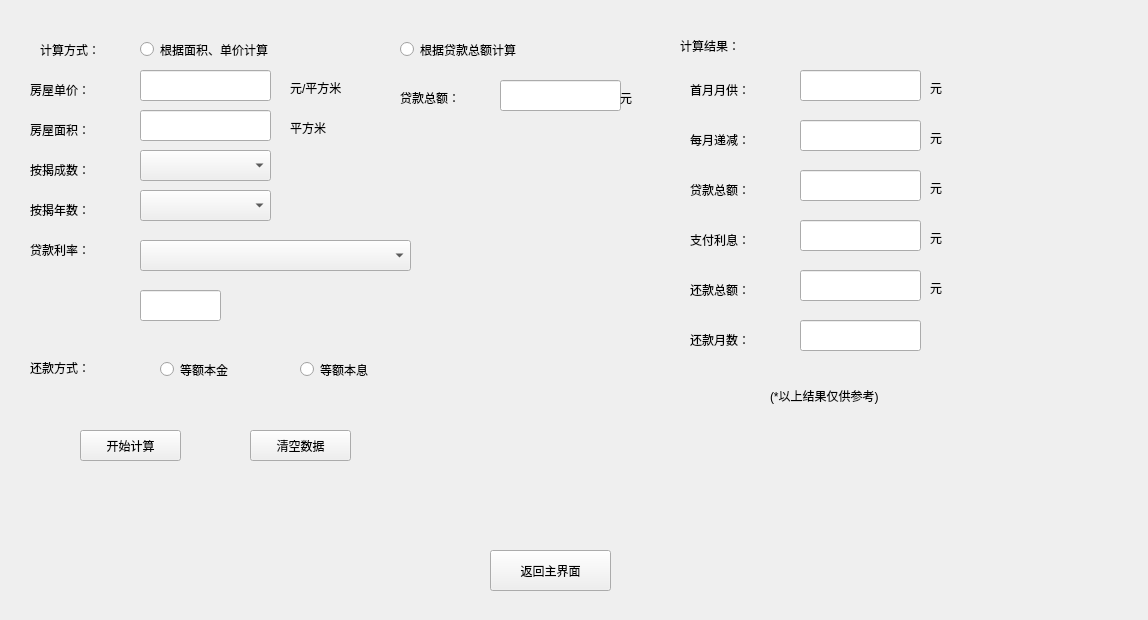
<?xml version="1.0" encoding="UTF-8"?>
<ui version="4.0">
 <class>gjjdk</class>
 <widget class="QWidget" name="gjjdk">
  <property name="geometry">
   <rect>
    <x>0</x>
    <y>0</y>
    <width>1148</width>
    <height>620</height>
   </rect>
  </property>
  <property name="minimumSize">
   <size>
    <width>1148</width>
    <height>620</height>
   </size>
  </property>
  <property name="maximumSize">
   <size>
    <width>1148</width>
    <height>620</height>
   </size>
  </property>
  <property name="windowTitle">
   <string>公积金贷款</string>
  </property>
  <property name="windowIcon">
   <iconset resource="res.qrc">
    <normaloff>:/image/tubiao.png</normaloff>:/image/tubiao.png</iconset>
  </property>
  <widget class="QPushButton" name="pushButton">
   <property name="geometry">
    <rect>
     <x>490</x>
     <y>550</y>
     <width>121</width>
     <height>41</height>
    </rect>
   </property>
   <property name="styleSheet">
    <string notr="true">font: 12pt &quot;楷体&quot;;</string>
   </property>
   <property name="text">
    <string>返回主界面</string>
   </property>
  </widget>
  <widget class="QLabel" name="label">
   <property name="geometry">
    <rect>
     <x>40</x>
     <y>40</y>
     <width>101</width>
     <height>20</height>
    </rect>
   </property>
   <property name="styleSheet">
    <string notr="true">font: 11pt &quot;楷体&quot;;</string>
   </property>
   <property name="text">
    <string>计算方式：</string>
   </property>
  </widget>
  <widget class="QRadioButton" name="radioButton">
   <property name="geometry">
    <rect>
     <x>140</x>
     <y>40</y>
     <width>201</width>
     <height>19</height>
    </rect>
   </property>
   <property name="styleSheet">
    <string notr="true">font: 11pt &quot;楷体&quot;;</string>
   </property>
   <property name="text">
    <string>根据面积、单价计算</string>
   </property>
  </widget>
  <widget class="QRadioButton" name="radioButton_2">
   <property name="geometry">
    <rect>
     <x>400</x>
     <y>40</y>
     <width>151</width>
     <height>19</height>
    </rect>
   </property>
   <property name="styleSheet">
    <string notr="true">font: 11pt &quot;楷体&quot;;</string>
   </property>
   <property name="text">
    <string>根据贷款总额计算</string>
   </property>
  </widget>
  <widget class="QLabel" name="label_5">
   <property name="geometry">
    <rect>
     <x>30</x>
     <y>200</y>
     <width>101</width>
     <height>20</height>
    </rect>
   </property>
   <property name="styleSheet">
    <string notr="true">font: 11pt &quot;楷体&quot;;</string>
   </property>
   <property name="text">
    <string>按揭年数：</string>
   </property>
  </widget>
  <widget class="QComboBox" name="comboBox_3">
   <property name="geometry">
    <rect>
     <x>140</x>
     <y>240</y>
     <width>271</width>
     <height>31</height>
    </rect>
   </property>
   <property name="styleSheet">
    <string notr="true">font: 11pt &quot;楷体&quot;;</string>
   </property>
  </widget>
  <widget class="QLineEdit" name="lineEdit">
   <property name="geometry">
    <rect>
     <x>140</x>
     <y>290</y>
     <width>81</width>
     <height>31</height>
    </rect>
   </property>
   <property name="styleSheet">
    <string notr="true">font: 11pt &quot;楷体&quot;;</string>
   </property>
  </widget>
  <widget class="QComboBox" name="comboBox_2">
   <property name="geometry">
    <rect>
     <x>140</x>
     <y>190</y>
     <width>131</width>
     <height>31</height>
    </rect>
   </property>
   <property name="styleSheet">
    <string notr="true">font: 11pt &quot;楷体&quot;;</string>
   </property>
  </widget>
  <widget class="QLabel" name="label_7">
   <property name="geometry">
    <rect>
     <x>30</x>
     <y>240</y>
     <width>101</width>
     <height>20</height>
    </rect>
   </property>
   <property name="styleSheet">
    <string notr="true">font: 11pt &quot;楷体&quot;;</string>
   </property>
   <property name="text">
    <string>贷款利率：</string>
   </property>
  </widget>
  <widget class="QLabel" name="label_6">
   <property name="geometry">
    <rect>
     <x>30</x>
     <y>360</y>
     <width>81</width>
     <height>16</height>
    </rect>
   </property>
   <property name="styleSheet">
    <string notr="true">font: 11pt &quot;楷体&quot;;</string>
   </property>
   <property name="text">
    <string>还款方式：</string>
   </property>
  </widget>
  <widget class="QRadioButton" name="radioButton_3">
   <property name="geometry">
    <rect>
     <x>160</x>
     <y>360</y>
     <width>111</width>
     <height>19</height>
    </rect>
   </property>
   <property name="styleSheet">
    <string notr="true">font: 11pt &quot;楷体&quot;;</string>
   </property>
   <property name="text">
    <string>等额本金</string>
   </property>
  </widget>
  <widget class="QRadioButton" name="radioButton_4">
   <property name="geometry">
    <rect>
     <x>300</x>
     <y>360</y>
     <width>101</width>
     <height>19</height>
    </rect>
   </property>
   <property name="styleSheet">
    <string notr="true">font: 11pt &quot;楷体&quot;;</string>
   </property>
   <property name="text">
    <string>等额本息</string>
   </property>
  </widget>
  <widget class="QWidget" name="widget" native="true">
   <property name="geometry">
    <rect>
     <x>20</x>
     <y>50</y>
     <width>371</width>
     <height>141</height>
    </rect>
   </property>
   <widget class="QLabel" name="label_2">
    <property name="geometry">
     <rect>
      <x>10</x>
      <y>30</y>
      <width>91</width>
      <height>20</height>
     </rect>
    </property>
    <property name="styleSheet">
     <string notr="true">font: 11pt &quot;楷体&quot;;</string>
    </property>
    <property name="text">
     <string>房屋单价：</string>
    </property>
   </widget>
   <widget class="QLabel" name="label_3">
    <property name="geometry">
     <rect>
      <x>10</x>
      <y>70</y>
      <width>81</width>
      <height>20</height>
     </rect>
    </property>
    <property name="styleSheet">
     <string notr="true">font: 11pt &quot;楷体&quot;;</string>
    </property>
    <property name="text">
     <string>房屋面积：</string>
    </property>
   </widget>
   <widget class="QLineEdit" name="lineEdit_3">
    <property name="geometry">
     <rect>
      <x>120</x>
      <y>20</y>
      <width>131</width>
      <height>31</height>
     </rect>
    </property>
    <property name="styleSheet">
     <string notr="true">font: 11pt &quot;楷体&quot;;</string>
    </property>
   </widget>
   <widget class="QLineEdit" name="lineEdit_4">
    <property name="geometry">
     <rect>
      <x>120</x>
      <y>60</y>
      <width>131</width>
      <height>31</height>
     </rect>
    </property>
    <property name="styleSheet">
     <string notr="true">font: 11pt &quot;楷体&quot;;</string>
    </property>
   </widget>
   <widget class="QLabel" name="label_4">
    <property name="geometry">
     <rect>
      <x>10</x>
      <y>110</y>
      <width>81</width>
      <height>20</height>
     </rect>
    </property>
    <property name="styleSheet">
     <string notr="true">font: 11pt &quot;楷体&quot;;</string>
    </property>
    <property name="text">
     <string>按揭成数：</string>
    </property>
   </widget>
   <widget class="QComboBox" name="comboBox">
    <property name="geometry">
     <rect>
      <x>120</x>
      <y>100</y>
      <width>131</width>
      <height>31</height>
     </rect>
    </property>
    <property name="styleSheet">
     <string notr="true">font: 11pt &quot;楷体&quot;;</string>
    </property>
   </widget>
   <widget class="QLabel" name="label_9">
    <property name="geometry">
     <rect>
      <x>270</x>
      <y>30</y>
      <width>81</width>
      <height>16</height>
     </rect>
    </property>
    <property name="styleSheet">
     <string notr="true">font: 11pt &quot;楷体&quot;;</string>
    </property>
    <property name="text">
     <string>元/平方米</string>
    </property>
   </widget>
   <widget class="QLabel" name="label_18">
    <property name="geometry">
     <rect>
      <x>270</x>
      <y>70</y>
      <width>91</width>
      <height>16</height>
     </rect>
    </property>
    <property name="styleSheet">
     <string notr="true">font: 11pt &quot;楷体&quot;;</string>
    </property>
    <property name="text">
     <string>平方米</string>
    </property>
   </widget>
  </widget>
  <widget class="QWidget" name="widget_2" native="true">
   <property name="geometry">
    <rect>
     <x>390</x>
     <y>60</y>
     <width>261</width>
     <height>80</height>
    </rect>
   </property>
   <widget class="QLineEdit" name="lineEdit_2">
    <property name="geometry">
     <rect>
      <x>110</x>
      <y>20</y>
      <width>121</width>
      <height>31</height>
     </rect>
    </property>
    <property name="styleSheet">
     <string notr="true">font: 11pt &quot;楷体&quot;;</string>
    </property>
   </widget>
   <widget class="QLabel" name="label_8">
    <property name="geometry">
     <rect>
      <x>10</x>
      <y>30</y>
      <width>91</width>
      <height>16</height>
     </rect>
    </property>
    <property name="styleSheet">
     <string notr="true">font: 11pt &quot;楷体&quot;;</string>
    </property>
    <property name="text">
     <string>贷款总额：</string>
    </property>
   </widget>
   <widget class="QLabel" name="label_19">
    <property name="geometry">
     <rect>
      <x>230</x>
      <y>30</y>
      <width>21</width>
      <height>16</height>
     </rect>
    </property>
    <property name="styleSheet">
     <string notr="true">font: 11pt &quot;楷体&quot;;</string>
    </property>
    <property name="text">
     <string>元</string>
    </property>
   </widget>
  </widget>
  <widget class="QWidget" name="widget_3" native="true">
   <property name="geometry">
    <rect>
     <x>660</x>
     <y>20</y>
     <width>421</width>
     <height>471</height>
    </rect>
   </property>
   <widget class="QLabel" name="label_10">
    <property name="geometry">
     <rect>
      <x>20</x>
      <y>10</y>
      <width>81</width>
      <height>31</height>
     </rect>
    </property>
    <property name="styleSheet">
     <string notr="true">font: 11pt &quot;楷体&quot;;</string>
    </property>
    <property name="text">
     <string>计算结果：</string>
    </property>
   </widget>
   <widget class="QLabel" name="label_11">
    <property name="geometry">
     <rect>
      <x>30</x>
      <y>60</y>
      <width>91</width>
      <height>20</height>
     </rect>
    </property>
    <property name="styleSheet">
     <string notr="true">font: 11pt &quot;楷体&quot;;</string>
    </property>
    <property name="text">
     <string>首月月供：</string>
    </property>
   </widget>
   <widget class="QLineEdit" name="lineEdit_5">
    <property name="geometry">
     <rect>
      <x>140</x>
      <y>50</y>
      <width>121</width>
      <height>31</height>
     </rect>
    </property>
    <property name="styleSheet">
     <string notr="true">font: 11pt &quot;楷体&quot;;</string>
    </property>
   </widget>
   <widget class="QLabel" name="label_12">
    <property name="geometry">
     <rect>
      <x>30</x>
      <y>110</y>
      <width>91</width>
      <height>20</height>
     </rect>
    </property>
    <property name="styleSheet">
     <string notr="true">font: 11pt &quot;楷体&quot;;</string>
    </property>
    <property name="text">
     <string>每月递减：</string>
    </property>
   </widget>
   <widget class="QLineEdit" name="lineEdit_6">
    <property name="geometry">
     <rect>
      <x>140</x>
      <y>100</y>
      <width>121</width>
      <height>31</height>
     </rect>
    </property>
    <property name="styleSheet">
     <string notr="true">font: 11pt &quot;楷体&quot;;</string>
    </property>
   </widget>
   <widget class="QLabel" name="label_13">
    <property name="geometry">
     <rect>
      <x>30</x>
      <y>160</y>
      <width>101</width>
      <height>20</height>
     </rect>
    </property>
    <property name="styleSheet">
     <string notr="true">font: 11pt &quot;楷体&quot;;</string>
    </property>
    <property name="text">
     <string>贷款总额：</string>
    </property>
   </widget>
   <widget class="QLineEdit" name="lineEdit_7">
    <property name="geometry">
     <rect>
      <x>140</x>
      <y>150</y>
      <width>121</width>
      <height>31</height>
     </rect>
    </property>
    <property name="styleSheet">
     <string notr="true">font: 11pt &quot;楷体&quot;;</string>
    </property>
   </widget>
   <widget class="QLabel" name="label_14">
    <property name="geometry">
     <rect>
      <x>30</x>
      <y>210</y>
      <width>91</width>
      <height>20</height>
     </rect>
    </property>
    <property name="styleSheet">
     <string notr="true">font: 11pt &quot;楷体&quot;;</string>
    </property>
    <property name="text">
     <string>支付利息：</string>
    </property>
   </widget>
   <widget class="QLineEdit" name="lineEdit_8">
    <property name="geometry">
     <rect>
      <x>140</x>
      <y>200</y>
      <width>121</width>
      <height>31</height>
     </rect>
    </property>
    <property name="styleSheet">
     <string notr="true">font: 11pt &quot;楷体&quot;;</string>
    </property>
   </widget>
   <widget class="QLabel" name="label_15">
    <property name="geometry">
     <rect>
      <x>30</x>
      <y>260</y>
      <width>101</width>
      <height>20</height>
     </rect>
    </property>
    <property name="styleSheet">
     <string notr="true">font: 11pt &quot;楷体&quot;;</string>
    </property>
    <property name="text">
     <string>还款总额：</string>
    </property>
   </widget>
   <widget class="QLineEdit" name="lineEdit_9">
    <property name="geometry">
     <rect>
      <x>140</x>
      <y>250</y>
      <width>121</width>
      <height>31</height>
     </rect>
    </property>
    <property name="styleSheet">
     <string notr="true">font: 11pt &quot;楷体&quot;;</string>
    </property>
   </widget>
   <widget class="QLabel" name="label_16">
    <property name="geometry">
     <rect>
      <x>30</x>
      <y>310</y>
      <width>101</width>
      <height>20</height>
     </rect>
    </property>
    <property name="styleSheet">
     <string notr="true">font: 11pt &quot;楷体&quot;;</string>
    </property>
    <property name="text">
     <string>还款月数：</string>
    </property>
   </widget>
   <widget class="QLineEdit" name="lineEdit_10">
    <property name="geometry">
     <rect>
      <x>140</x>
      <y>300</y>
      <width>121</width>
      <height>31</height>
     </rect>
    </property>
    <property name="styleSheet">
     <string notr="true">font: 11pt &quot;楷体&quot;;</string>
    </property>
   </widget>
   <widget class="QLabel" name="label_17">
    <property name="geometry">
     <rect>
      <x>110</x>
      <y>360</y>
      <width>191</width>
      <height>31</height>
     </rect>
    </property>
    <property name="styleSheet">
     <string notr="true">font: 11pt &quot;楷体&quot;;</string>
    </property>
    <property name="text">
     <string>(*以上结果仅供参考)</string>
    </property>
   </widget>
   <widget class="QLabel" name="label_20">
    <property name="geometry">
     <rect>
      <x>270</x>
      <y>60</y>
      <width>21</width>
      <height>16</height>
     </rect>
    </property>
    <property name="styleSheet">
     <string notr="true">font: 11pt &quot;楷体&quot;;</string>
    </property>
    <property name="text">
     <string>元</string>
    </property>
   </widget>
   <widget class="QLabel" name="label_21">
    <property name="geometry">
     <rect>
      <x>270</x>
      <y>110</y>
      <width>21</width>
      <height>16</height>
     </rect>
    </property>
    <property name="styleSheet">
     <string notr="true">font: 11pt &quot;楷体&quot;;</string>
    </property>
    <property name="text">
     <string>元</string>
    </property>
   </widget>
   <widget class="QLabel" name="label_22">
    <property name="geometry">
     <rect>
      <x>270</x>
      <y>160</y>
      <width>16</width>
      <height>16</height>
     </rect>
    </property>
    <property name="styleSheet">
     <string notr="true">font: 11pt &quot;楷体&quot;;</string>
    </property>
    <property name="text">
     <string>元</string>
    </property>
   </widget>
   <widget class="QLabel" name="label_23">
    <property name="geometry">
     <rect>
      <x>270</x>
      <y>210</y>
      <width>16</width>
      <height>16</height>
     </rect>
    </property>
    <property name="styleSheet">
     <string notr="true">font: 11pt &quot;楷体&quot;;</string>
    </property>
    <property name="text">
     <string>元</string>
    </property>
   </widget>
   <widget class="QLabel" name="label_24">
    <property name="geometry">
     <rect>
      <x>270</x>
      <y>260</y>
      <width>16</width>
      <height>16</height>
     </rect>
    </property>
    <property name="styleSheet">
     <string notr="true">font: 11pt &quot;楷体&quot;;</string>
    </property>
    <property name="text">
     <string>元</string>
    </property>
   </widget>
  </widget>
  <widget class="QPushButton" name="pushButton_2">
   <property name="geometry">
    <rect>
     <x>80</x>
     <y>430</y>
     <width>101</width>
     <height>31</height>
    </rect>
   </property>
   <property name="styleSheet">
    <string notr="true">font: 12pt &quot;楷体&quot;;</string>
   </property>
   <property name="text">
    <string>开始计算</string>
   </property>
  </widget>
  <widget class="QPushButton" name="pushButton_3">
   <property name="geometry">
    <rect>
     <x>250</x>
     <y>430</y>
     <width>101</width>
     <height>31</height>
    </rect>
   </property>
   <property name="styleSheet">
    <string notr="true">font: 12pt &quot;楷体&quot;;</string>
   </property>
   <property name="text">
    <string>清空数据</string>
   </property>
  </widget>
 </widget>
 <resources>
  <include location="res.qrc"/>
 </resources>
 <connections/>
</ui>
